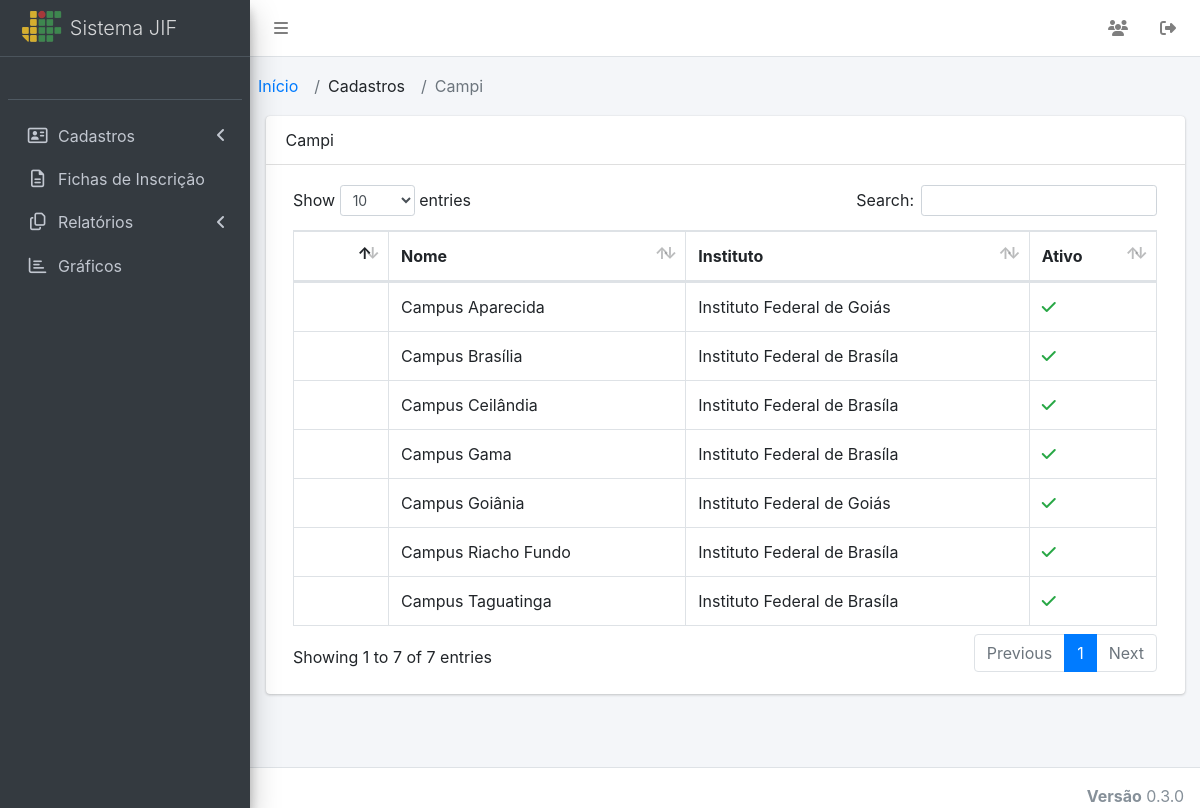
Page /campus/ on the committed database.
### jif/models.py (models this page shows, shortened)
class Base(models.Model):
    data_hora_cadastro = models.DateTimeField('Data do Cadastro', auto_now_add=True)
    data_hora_ultima_alteracao = models.DateTimeField('Data da Última Alteração', auto_now=True)
    ativo = models.BooleanField('Ativo', default=True)
    class Meta:
        abstract = True

class Campus(Base):
    nome = models.CharField(max_length=100)
    instituto = models.ForeignKey(Instituto, on_delete=models.CASCADE, verbose_name='Instituto')
    class Meta:
        unique_together = ['nome', 'instituto']
        verbose_name = 'Campus'
        verbose_name_plural = 'Campi'
    def get_verbose_name_plural(self):
        return self._meta.verbose_name_plural

class Instituto(Base):
    nome = models.CharField(max_length=100, unique=True)
    sigla = models.CharField(max_length=10, unique=True)
    class Meta:
        verbose_name = 'Instituto'
        verbose_name_plural = 'Institutos'
    def __str__(self):
        return self.nome

### jif/views/campus_views.py (the view)
# urls.py: path('campus/', CampusView.as_view(), name='campus'),
class CampusView(View):
    def get(self, request, *args, **kwargs):
        campi = Campus.objects.all().order_by('nome')
        campus = Campus
        context = {
            'campi': campi,
            'campus': campus
        }
        return render(request, 'jif/campus/list.html', context)

### jif/templates/jif/campus/list.html (shortened to what this page needs)
{% extends 'base.html' %}
{% block nav_sidebar %}
    {% include 'jif/menu.html' %}
{% endblock %}
{% block breadcrumbs %}
    <ol class="breadcrumb">
        <li class="breadcrumb-item"><a href="{% url 'index' %}">Início</a></li>
        <li class="breadcrumb-item">Cadastros</li>
        <li class="breadcrumb-item active">{{campus.get_verbose_name_plural}}</li>
    </ol>
{% endblock %}
{% block content %}
    <div class="card mb-3">
        <div class="card-header">
            {{campus.get_verbose_name_plural}}
        </div>
        <div class="card-body">
            <table class="table table-bordered" id="dataTable" width="100%" cellspacing="0">
                <thead>
                    <tr>
                        <th></th>
                        <th>Nome</th>
                        <th>Instituto</th>
                        <th>Ativo</th>
                    </tr>
                </thead>
                <tbody>
                    {% for item in campi %}
                    <tr class="row1">
                        <td style="width:70px">
                        </td>
                        <td>
                            <span>{{item.nome}}</span>
                        </td>
                        <td>
                            <span>{{item.instituto}}</span>
                        </td>
                        <td>
                            {% if item.ativo %}
                            <i class="fa fa-check text-success" title="Sim"></i>
                            {% else %}
                            <i class="fa fa fa-remove text-danger" title="Não"></i>
                            {% endif %}
                        </td>
                    </tr>
                    {% endfor %}
                </tbody>
            </table>
        </div>
    </div>
{% endblock %}

### templates/base.html (shortened to what this page needs)
<!DOCTYPE html>
<html lang="pt-br">
    <head>
        {% block stylesheets %}
            {% include '_styles.html' %}
        {% endblock stylesheets %}
    </head>
    {% block body %}
    <body class="hold-transition sidebar-mini layout-fixed">
        <div class="wrapper"
            {% block nav_sidebar %}{% endblock nav_sidebar %}
            {% block content_wrapper %}
                <div class="content-wrapper">
                    {% block content_header %}
                        <section class="content-header">
                            {% block no_heading %}
                                {% block breadcrumbs %}{% endblock breadcrumbs %}
                            {% endblock no_heading %}
                        </section>
                    {% endblock content_header %}
                    {% block content_outer %}
                    <section class="content">
                        <div class="container-fluid">
                        {% block content_block_wrap %}
                            {% block content %}{% endblock content %}
                        {% endblock content_block_wrap %}
                        </div>
                    </section>
                    {% endblock content_outer %}
                </div>
            {% endblock content_wrapper %}
            {% block nav_footer %}
                {% include '_footer.html' %}
            {% endblock nav_footer %}
        </div>
    </body>
{% endblock body%}
</html>

### templates/_styles.html (shortened to what this page needs)
{% load static %}
<link rel="stylesheet" type="text/css" href="{% static 'bibliotecas/bootstrap/css/bootstrap.min.css' %}">
<link rel="stylesheet" type="text/css" href="{% static 'bibliotecas/font-awesome/css/font-awesome.min.css' %}">
<link rel="stylesheet" type="text/css" href="{% static 'bibliotecas/datatables/dataTables.bootstrap4.css' %}">
<link rel="stylesheet" type="text/css" href="{% static 'css/adminlte.min.css' %}">

### jif/templates/jif/menu.html (shortened to what this page needs)
{% extends '_nav_sidebar.html' %}
{% block nav_links %}
    <li class="nav-item has-treeview">
        <a href="#" class="nav-link">
            <i class="nav-icon far fa-address-card"></i>
            <p>
                Cadastros
                <i class="right fas fa-angle-left"></i>
            </p>
        </a>
    </li>
    <li class="nav-item">
        <a href="{% url 'inscricoes_atletas' %}" class="nav-link" >
            <i class="nav-icon fa fa-file-text-o"></i>
            <p>Fichas de Inscrição</p>
        </a>
    </li>
    <li class="nav-item has-treeview">
        <a href="#" class="nav-link">
            <i class="nav-icon far fa-copy"></i>
            <p>
                Relatórios
                <i class="right fas fa-angle-left"></i>
            </p>
        </a>
    </li>
    <li class="nav-item">
        <a href="{% url 'grafico' %}" class="nav-link" >
            <i class="nav-icon far fa-chart-bar"></i>
            <p>Gráficos</p>
        </a>
    </li>
{% endblock %}

### templates/_nav_sidebar.html (shortened to what this page needs)
{% load static %}
{% load avatar_tags %}
<nav class="main-header navbar navbar-expand navbar-white navbar-light">
    <ul class="navbar-nav">
        <li class="nav-item">
            <a class="nav-link" data-widget="pushmenu" href="#" role="button"><i class="fas fa-bars"></i></a>
        </li>
    </ul>
    <ul class="navbar-nav ml-auto">
        <li class="nav-item">
		<a class="nav-link" href="{% url 'admin:index' %}" >
			<i class="fas fa-users" title="Grupos e Usuários"></i>
		</a>
	    </li>
        <li class="nav-item">
		<a class="nav-link" href="{% url 'logout' %}" >
			<i class="fa fa-sign-out" title="Sair"></i>
		</a>
	    </li>
    </ul>
</nav>
<aside class="main-sidebar sidebar-dark-primary elevation-4">
    <a href="{% url 'index' %}" class="brand-link">
        <img src="{% static '/imagens/jif.png' %}" alt="Logo JIF" class="brand-image"
             style="opacity: .8">
        <span class="brand-text font-weight-light">Sistema JIF</span>
    </a>
    <div class="sidebar">
        <div class="user-panel mt-3 pb-3 mb-3 d-flex">
            <div class="image">
            </div>
            <div class="info">
            </div>
        </div>
        <nav class="mt-2">
            <ul class="nav nav-pills nav-sidebar flex-column" data-widget="treeview" role="menu" data-accordion="false">
                {% block nav_links %}
                {% endblock nav_links %}
            </ul>
        </nav>
    </div>
</aside>

### templates/_footer.html
<footer class="main-footer">
    <div class="float-right d-none d-sm-inline-block">
        <b>Versão</b> 0.3.0
    </div>
</footer>

### templates/_scripts.html (shortened to what this page needs)
{% load static %}

### rows in the picture
Campus: nome "Campus Aparecida", instituto "Instituto Federal de Goiás", ativo True (drawn)
Campus: nome "Campus Brasília", instituto "Instituto Federal de Brasíla", ativo True (drawn)
Campus: nome "Campus Ceilândia", instituto "Instituto Federal de Brasíla", ativo True (drawn)
Campus: nome "Campus Gama", instituto "Instituto Federal de Brasíla", ativo True (drawn)
Campus: nome "Campus Goiânia", instituto "Instituto Federal de Goiás", ativo True (drawn)
Campus: nome "Campus Riacho Fundo", instituto "Instituto Federal de Brasíla", ativo True (drawn)
Campus: nome "Campus Taguatinga", instituto "Instituto Federal de Brasíla", ativo True (drawn)

### other values in the picture
{{ campus.get_verbose_name_plural }} "Campi"
